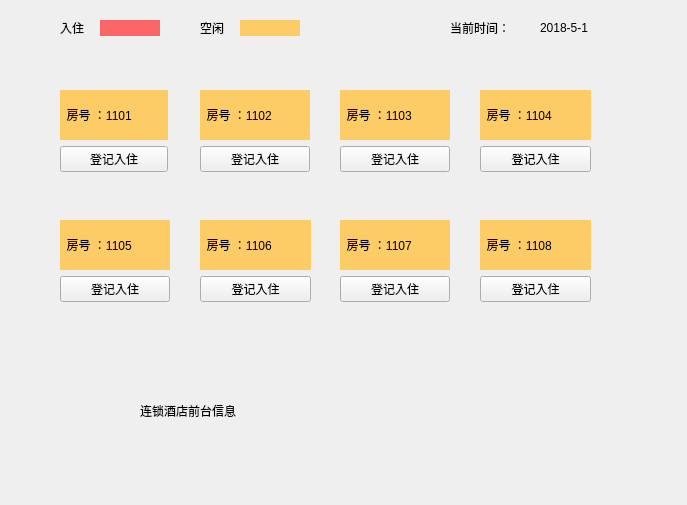
<?xml version="1.0" encoding="UTF-8"?>
<ui version="4.0">
 <class>Info_desk</class>
 <widget class="QWidget" name="Info_desk">
  <property name="geometry">
   <rect>
    <x>0</x>
    <y>0</y>
    <width>687</width>
    <height>505</height>
   </rect>
  </property>
  <property name="windowTitle">
   <string>Form</string>
  </property>
  <widget class="QLabel" name="label_9">
   <property name="geometry">
    <rect>
     <x>60</x>
     <y>20</y>
     <width>60</width>
     <height>16</height>
    </rect>
   </property>
   <property name="text">
    <string>入住</string>
   </property>
  </widget>
  <widget class="QLabel" name="label_10">
   <property name="geometry">
    <rect>
     <x>100</x>
     <y>20</y>
     <width>60</width>
     <height>16</height>
    </rect>
   </property>
   <property name="styleSheet">
    <string notr="true">background-color:rgb(253, 102, 102)</string>
   </property>
   <property name="text">
    <string/>
   </property>
  </widget>
  <widget class="QLabel" name="label_11">
   <property name="geometry">
    <rect>
     <x>200</x>
     <y>20</y>
     <width>60</width>
     <height>16</height>
    </rect>
   </property>
   <property name="text">
    <string>空闲</string>
   </property>
  </widget>
  <widget class="QLabel" name="label_12">
   <property name="geometry">
    <rect>
     <x>240</x>
     <y>20</y>
     <width>60</width>
     <height>16</height>
    </rect>
   </property>
   <property name="styleSheet">
    <string notr="true">background-color:rgb(254, 204, 102)</string>
   </property>
   <property name="text">
    <string/>
   </property>
  </widget>
  <widget class="QLabel" name="label">
   <property name="geometry">
    <rect>
     <x>140</x>
     <y>390</y>
     <width>201</width>
     <height>41</height>
    </rect>
   </property>
   <property name="styleSheet">
    <string notr="true">font: 24pt &quot;Wawati SC&quot;;</string>
   </property>
   <property name="text">
    <string>连锁酒店前台信息</string>
   </property>
  </widget>
  <widget class="QLabel" name="label_13">
   <property name="geometry">
    <rect>
     <x>350</x>
     <y>380</y>
     <width>61</width>
     <height>51</height>
    </rect>
   </property>
   <property name="text">
    <string/>
   </property>
   <property name="pixmap">
    <pixmap resource="resource.qrc">:/new/prefix1/fang.png</pixmap>
   </property>
   <property name="scaledContents">
    <bool>true</bool>
   </property>
  </widget>
  <widget class="QWidget" name="layoutWidget">
   <property name="geometry">
    <rect>
     <x>60</x>
     <y>90</y>
     <width>108</width>
     <height>82</height>
    </rect>
   </property>
   <layout class="QVBoxLayout" name="verticalLayout">
    <item>
     <widget class="QLabel" name="label1">
      <property name="styleSheet">
       <string notr="true">background-color:rgb(254, 204, 102)</string>
      </property>
      <property name="text">
       <string>  房号 ：1101</string>
      </property>
      <property name="margin">
       <number>10</number>
      </property>
     </widget>
    </item>
    <item>
     <widget class="QPushButton" name="pushButton1">
      <property name="text">
       <string>登记入住</string>
      </property>
      <property name="autoRepeat">
       <bool>false</bool>
      </property>
      <property name="autoDefault">
       <bool>false</bool>
      </property>
      <property name="default">
       <bool>false</bool>
      </property>
      <property name="flat">
       <bool>false</bool>
      </property>
     </widget>
    </item>
   </layout>
  </widget>
  <widget class="QWidget" name="layoutWidget">
   <property name="geometry">
    <rect>
     <x>200</x>
     <y>90</y>
     <width>110</width>
     <height>82</height>
    </rect>
   </property>
   <layout class="QVBoxLayout" name="verticalLayout_4">
    <item>
     <widget class="QLabel" name="label2">
      <property name="styleSheet">
       <string notr="true">background-color:rgb(254, 204, 102)</string>
      </property>
      <property name="text">
       <string>  房号 ：1102</string>
      </property>
      <property name="margin">
       <number>10</number>
      </property>
     </widget>
    </item>
    <item>
     <widget class="QPushButton" name="pushButton2">
      <property name="text">
       <string>登记入住</string>
      </property>
     </widget>
    </item>
   </layout>
  </widget>
  <widget class="QWidget" name="layoutWidget">
   <property name="geometry">
    <rect>
     <x>340</x>
     <y>90</y>
     <width>110</width>
     <height>82</height>
    </rect>
   </property>
   <layout class="QVBoxLayout" name="verticalLayout_3">
    <item>
     <widget class="QLabel" name="label3">
      <property name="styleSheet">
       <string notr="true">background-color:rgb(254, 204, 102)</string>
      </property>
      <property name="text">
       <string>  房号 ：1103</string>
      </property>
      <property name="margin">
       <number>10</number>
      </property>
     </widget>
    </item>
    <item>
     <widget class="QPushButton" name="pushButton3">
      <property name="text">
       <string>登记入住</string>
      </property>
      <property name="autoDefault">
       <bool>false</bool>
      </property>
     </widget>
    </item>
   </layout>
  </widget>
  <widget class="QWidget" name="layoutWidget">
   <property name="geometry">
    <rect>
     <x>480</x>
     <y>90</y>
     <width>111</width>
     <height>82</height>
    </rect>
   </property>
   <layout class="QVBoxLayout" name="verticalLayout_2">
    <item>
     <widget class="QLabel" name="label4">
      <property name="styleSheet">
       <string notr="true">background-color:rgb(254, 204, 102)</string>
      </property>
      <property name="text">
       <string>  房号 ：1104</string>
      </property>
      <property name="margin">
       <number>10</number>
      </property>
     </widget>
    </item>
    <item>
     <widget class="QPushButton" name="pushButton4">
      <property name="text">
       <string>登记入住</string>
      </property>
     </widget>
    </item>
   </layout>
  </widget>
  <widget class="QWidget" name="layoutWidget">
   <property name="geometry">
    <rect>
     <x>60</x>
     <y>220</y>
     <width>110</width>
     <height>82</height>
    </rect>
   </property>
   <layout class="QVBoxLayout" name="verticalLayout_5">
    <item>
     <widget class="QLabel" name="label5">
      <property name="styleSheet">
       <string notr="true">background-color:rgb(254, 204, 102)</string>
      </property>
      <property name="text">
       <string>  房号 ：1105</string>
      </property>
      <property name="margin">
       <number>10</number>
      </property>
     </widget>
    </item>
    <item>
     <widget class="QPushButton" name="pushButton5">
      <property name="text">
       <string>登记入住</string>
      </property>
     </widget>
    </item>
   </layout>
  </widget>
  <widget class="QWidget" name="layoutWidget">
   <property name="geometry">
    <rect>
     <x>200</x>
     <y>220</y>
     <width>111</width>
     <height>82</height>
    </rect>
   </property>
   <layout class="QVBoxLayout" name="verticalLayout_6">
    <item>
     <widget class="QLabel" name="label6">
      <property name="styleSheet">
       <string notr="true">background-color:rgb(254, 204, 102)</string>
      </property>
      <property name="text">
       <string>  房号 ：1106</string>
      </property>
      <property name="margin">
       <number>10</number>
      </property>
     </widget>
    </item>
    <item>
     <widget class="QPushButton" name="pushButton6">
      <property name="text">
       <string>登记入住</string>
      </property>
     </widget>
    </item>
   </layout>
  </widget>
  <widget class="QWidget" name="layoutWidget">
   <property name="geometry">
    <rect>
     <x>340</x>
     <y>220</y>
     <width>110</width>
     <height>82</height>
    </rect>
   </property>
   <layout class="QVBoxLayout" name="verticalLayout_8">
    <item>
     <widget class="QLabel" name="label7">
      <property name="styleSheet">
       <string notr="true">background-color:rgb(254, 204, 102)</string>
      </property>
      <property name="text">
       <string>  房号 ：1107</string>
      </property>
      <property name="margin">
       <number>10</number>
      </property>
     </widget>
    </item>
    <item>
     <widget class="QPushButton" name="pushButton7">
      <property name="text">
       <string>登记入住</string>
      </property>
     </widget>
    </item>
   </layout>
  </widget>
  <widget class="QWidget" name="layoutWidget">
   <property name="geometry">
    <rect>
     <x>480</x>
     <y>220</y>
     <width>111</width>
     <height>82</height>
    </rect>
   </property>
   <layout class="QVBoxLayout" name="verticalLayout_7">
    <item>
     <widget class="QLabel" name="label8">
      <property name="styleSheet">
       <string notr="true">background-color:rgb(254, 204, 102)</string>
      </property>
      <property name="text">
       <string>  房号 ：1108</string>
      </property>
      <property name="margin">
       <number>10</number>
      </property>
     </widget>
    </item>
    <item>
     <widget class="QPushButton" name="pushButton8">
      <property name="text">
       <string>登记入住</string>
      </property>
     </widget>
    </item>
   </layout>
  </widget>
  <widget class="QLabel" name="label_2">
   <property name="geometry">
    <rect>
     <x>450</x>
     <y>20</y>
     <width>60</width>
     <height>16</height>
    </rect>
   </property>
   <property name="text">
    <string>当前时间：</string>
   </property>
  </widget>
  <widget class="QLabel" name="time">
   <property name="geometry">
    <rect>
     <x>540</x>
     <y>20</y>
     <width>60</width>
     <height>16</height>
    </rect>
   </property>
   <property name="text">
    <string>2018-5-1</string>
   </property>
  </widget>
 </widget>
 <resources>
  <include location="resource.qrc"/>
 </resources>
 <connections/>
</ui>
